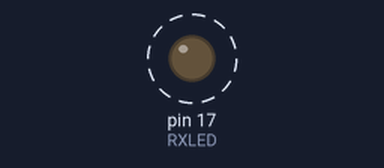
This sketch was run on a simulated SparkFun Pro Micro, built with avr-gcc and run on an emulated ATmega32U4. Shown: output pins drawn as LEDs (lit = HIGH). Dashed ring = blinking.

Above: at 0.5 s.
Timing chart, 0 to 4.6 s (numbered marks = the images above):
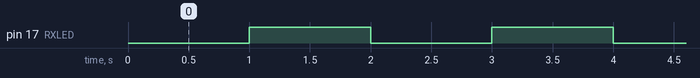

Measured:
- by itself, pin 17 (RXLED): alternates HIGH for 1.0 s and LOW for 1.0 s

The sketch:

blue.ino
```cpp
// (licence header left out)
int RXLED = 17;  // The RX LED has a defined Arduino pin

int SLOW = 2000;
int NORMAL=1000;
int FAST = 100;

int delay_time = NORMAL;
// The TX LED was not so lucky, we'll need to use pre-defined
// macros (TXLED1, TXLED0) to control that.
// (We could use the same macros for the RX LED too -- RXLED1,
//  and RXLED0.)

void setup()
{
 pinMode(RXLED, OUTPUT);  // Set RX LED as an output
 // TX LED is set as an output behind the scenes

 Serial.begin(9600); //This pipes to the serial monitor
 Serial1.begin(9600); //This is the UART, pipes to sensors attached to board
}
int linecount = 0;
void loop()
{
  if(Serial1.available()) {
    char next = Serial1.read();
    Serial1.print("Received: ");
    Serial1.println(next);
    if(next == '2') {
      delay_time = NORMAL;
    }
    if(next == '1') {
      delay_time = SLOW;
    }
    if(next == '3') {
      delay_time = FAST;
    }
  }

   digitalWrite(RXLED, LOW);   // set the LED on
   TXLED0; //TX LED is not tied to a normally controlled pin
   delay(delay_time);              // wait for a second
 digitalWrite(RXLED, HIGH);    // set the LED off
 TXLED1;
 delay(delay_time);              // wait for a second

}
```
